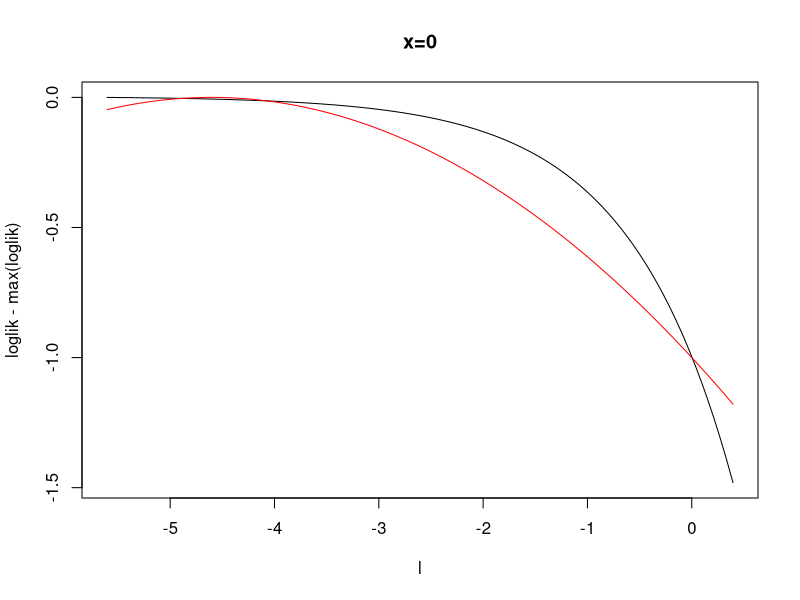
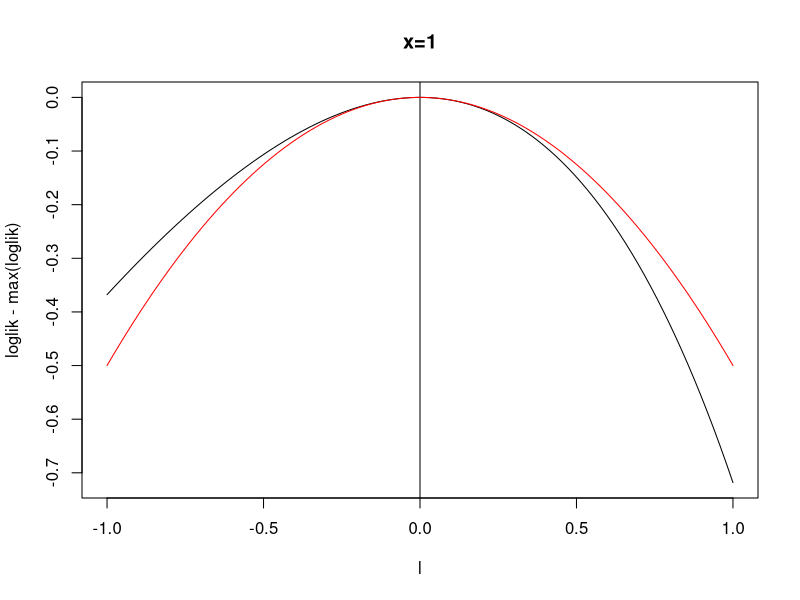
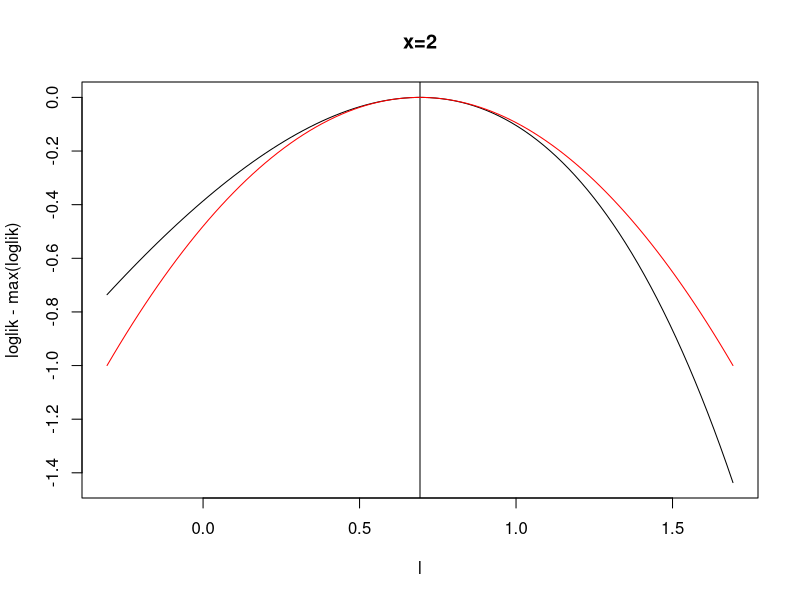

Here is the R script that generated these plots, in order:
## ---- chunk 1
#
plot_poisson_loglik=function(x,range1=1,range2=1,...){
  m = ifelse(x==0,log(0.01),log(x))
  sd_approx = ifelse(x==0,-m/sqrt(2),exp(m)^-0.5)
  l = m + seq(-range1,range2,length=100)
  loglik = dpois(x,exp(l),log=TRUE)
  plot(l, loglik-max(loglik),type="l",...)
  abline(v=log(x))
  normlik = log(dnorm(l,m,sd=sd_approx))
  lines(l,normlik-max(normlik),col="red")
}
plot_poisson_loglik(0,main="x=0",range1=1,range2=5)
plot_poisson_loglik(1,main="x=1")
plot_poisson_loglik(2,main="x=2")
## ---- chunk 2
plot_poisson_loglik2=function(x,range1=1,range2=1,...){
  m = ifelse(x==0,0,x)
  sd_approx = ifelse(x==0,0,x)
  l = log(m) + seq(-range1,range2,length=100)
  loglik = dpois(x,exp(l),log=TRUE)
  plot(l, loglik-max(loglik),type="l",...)
  abline(v=log(x))
  normlik = log(dnorm(exp(l),m,sd=sd_approx))
  lines(l,normlik-max(normlik),col="red")
}
